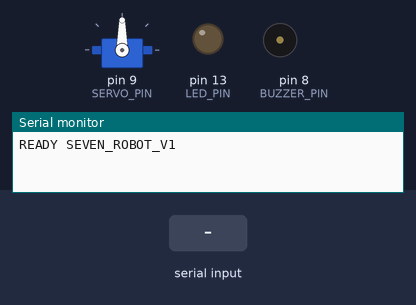
Bench run of a sketch on a simulated Arduino Uno, built with avr-gcc and run on an emulated ATmega328P. Shown: servo, output pins drawn as LEDs (lit = HIGH), buzzer (waves = sounding), the last lines printed to the serial monitor. Inputs (shaded band) come from the test bench.

Above: at 1.2 s.
1.3 s: "SCAN\n" received over Serial
4.3 s: "LED_ON\n" received over Serial
At 5.0 s:
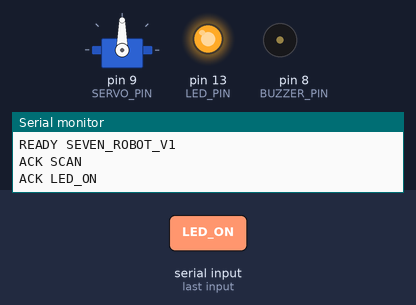
5.8 s: "BUZZER\n" received over Serial
At 5.95 s:
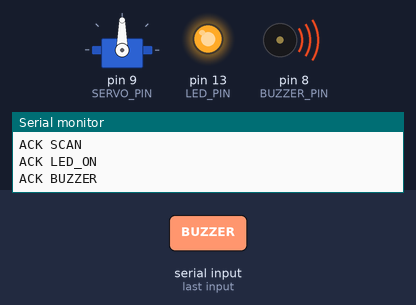
7.6 s: "SERVO ,45\n" received over Serial
At 8.8 s:
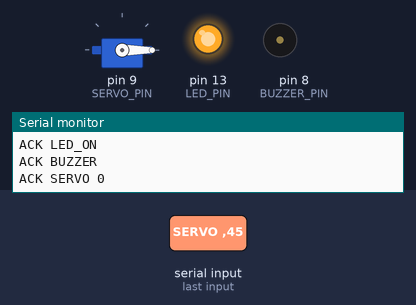
9.1 s: "LED_OFF\n" received over Serial
At 9.8 s:
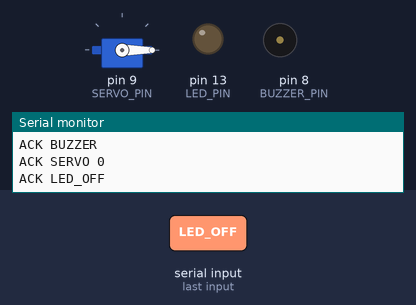
10.6 s: "ALERT\n" received over Serial
At 10.75 s:
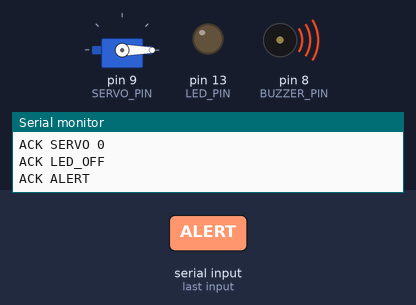
Timing chart, 0 to 13.4 s (numbered marks = the images above; inputs shaded):
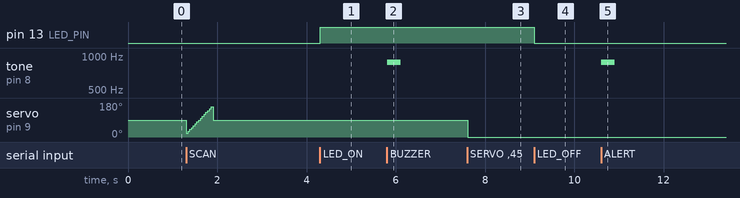

The sketch:

seven_robot.ino
```cpp
// Seven reference serial embodiment firmware (Arduino Uno-compatible).
#include <Servo.h>

const int LED_PIN = LED_BUILTIN;
const int BUZZER_PIN = 8;
const int SERVO_PIN = 9;
Servo sevenServo;

void ack(const String &command) { Serial.println("ACK " + command); }
void reject(const String &reason) { Serial.println("ERR " + reason); }

void setup() {
  pinMode(LED_PIN, OUTPUT);
  pinMode(BUZZER_PIN, OUTPUT);
  sevenServo.attach(SERVO_PIN);
  sevenServo.write(90);
  Serial.begin(9600);
  Serial.setTimeout(2000);
  Serial.println("READY SEVEN_ROBOT_V1");
}

void loop() {
  if (!Serial.available()) return;
  String line = Serial.readStringUntil('\n');
  line.trim();
  if (line == "LED_ON") { digitalWrite(LED_PIN, HIGH); ack(line); }
  else if (line == "LED_OFF") { digitalWrite(LED_PIN, LOW); ack(line); }
  else if (line.startsWith("LED_BLINK ")) {
    int count = constrain(line.substring(10).toInt(), 1, 100);
    for (int i = 0; i < count; i++) { digitalWrite(LED_PIN, HIGH); delay(120); digitalWrite(LED_PIN, LOW); delay(120); }
    ack("LED_BLINK " + String(count));
  }
  else if (line.startsWith("SERVO ")) {
    int angle = constrain(line.substring(6).toInt(), 0, 180);
    sevenServo.write(angle); ack("SERVO " + String(angle));
  }
  else if (line == "SCAN") {
    for (int angle = 20; angle <= 160; angle += 10) { sevenServo.write(angle); delay(40); }
    sevenServo.write(90); ack(line);
  }
  else if (line == "BUZZER" || line == "ALERT") { tone(BUZZER_PIN, 880, 300); ack(line); }
  else if (line == "CELEBRATE") { tone(BUZZER_PIN, 1200, 180); digitalWrite(LED_PIN, HIGH); delay(200); digitalWrite(LED_PIN, LOW); ack(line); }
  else if (line == "IDLE_BREATHE") { digitalWrite(LED_PIN, HIGH); delay(500); digitalWrite(LED_PIN, LOW); ack(line); }
  else if (line.startsWith("MOTOR_FWD ") || line == "MOTOR_STOP") { reject("MOTOR_DRIVER_NOT_CONFIGURED"); }
  else reject("UNKNOWN_COMMAND");
}
```

Measured:
- after the input at 4.3 s, pin 13 (LED_PIN): LOW → HIGH at once
- after the input at 5.8 s, tone on pin 8 (BUZZER_PIN): silent → 880 Hz at once, → silent 0.30 s later
- after the input at 7.6 s, servo on pin 9 (SERVO_PIN): 90° → 0° at once
- after the input at 9.1 s, pin 13 (LED_PIN): HIGH → LOW at once
- after the input at 10.6 s, tone on pin 8 (BUZZER_PIN): silent → 880 Hz at once, → silent 0.30 s later
